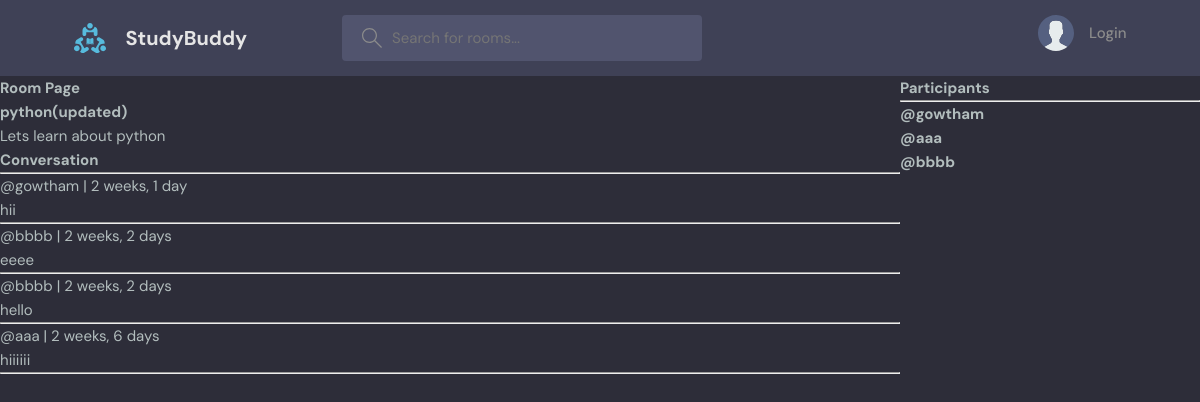
The page /room/1/ on the database its author committed.
### core/models.py (models this page shows, shortened)
class Room(models.Model):
    host = models.ForeignKey(User, on_delete=models.SET_NULL,null = True)
    topic = models.ForeignKey(Topics, on_delete=models.SET_NULL,null = True)
    name = models.CharField(max_length = 100)
    descriptions  = models.TextField(null=True,blank = True)
    updated = models.DateTimeField(auto_now= True)
    created = models.DateTimeField(auto_now_add=True)
    participants = models.ManyToManyField(User,related_name = 'participants',blank = True)
    class Meta:
        ordering = ['-updated','-created']

class Message(models.Model):
    user = models.ForeignKey(User, on_delete= models.CASCADE)
    room = models.ForeignKey(Room, on_delete= models.CASCADE)
    body = models.TextField()
    updated = models.DateTimeField(auto_now= True)
    created = models.DateTimeField(auto_now_add=True)
    class Meta:
        ordering = ['-created']

### core/views.py (the view, shortened to what this page needs)
# urls.py: path('room/<int:pk>/',room,name = 'room'),
def room (request,pk):
    room = Room.objects.get(id=pk)
    room_messages = room.message_set.all().order_by('-created')
    participants = room.participants.all()
    return render(request,'room.html',{'room':room,'room_messages':room_messages,'participants':participants})

### core/templates/room.html (shortened to what this page needs)
{% extends 'main.html' %} {% block content %}
<div class="room-container">
<div>
  <h1>Room Page</h1>
  <h2>{{room.name}}</h2>
  <p>{{room.descriptions}}</p>
  {% if room_messages%}
  <div>
    <h3>Conversation</h3>
    <hr>
    {% for messages in room_messages%}
    <small>@{{messages.user}} | {{messages.created|timesince}}</small>
    <p>{{messages.body}}</p>
    <hr />
    {% endfor%}
  </div>
  {%else %}
  <div><h3>No messages yet...</h3></div>
  {% endif %}
</div>
<div>
    <h3>Participants</h3>
    <hr>
    {% for user in participants%}
    <h4>@{{user}}</h4>
    {% endfor %}
</div>
</div>
{% endblock %}

### core/static/styles/style.css (style rules this page uses)
:root { --color-main: #71c6dd; --color-main-light: #e1f6fb; --color-dark: #3f4156; --color-dark-medium: #51546e; --color-dark-light: #696d97; --color-light: #e5e5e5; --color-gray: #8b8b8b; --color-light-gray: #b2bdbd; --color-bg: #2d2d39; --color-success: #5dd693; --color-error: #fc4b0b; }
* { font-family: "DM Sans", -apple-system, BlinkMacSystemFont, "Segoe UI", Roboto, Oxygen, Ubuntu, Cantarell, "Open Sans", "Helvetica Neue", sans-serif; margin: 0; padding: 0; box-sizing: border-box; text-rendering: optimizeLegibility; font-size: inherit; }
html { font-size: 56.25%; }
@media only screen and (min-width: 1200px) { html { font-size: 62.5%; } }
body { line-height: 1.6; font-weight: 400; font-size: 1.5rem; color: var(--color-light-gray); background-color: var(--color-bg); min-height: 100vh; }

### core/templates/room.html (style rules this page uses)
.room-container { display: grid; grid-template-columns: 3fr 1fr; }

### rows shown on the page
Room: name "python(updated)", descriptions "Lets learn about python"
Message: user "gowtham", created "2 weeks, 1 day", body "hii"
Message: user "bbbb", created "2 weeks, 2 days", body "eeee"
Message: user "bbbb", created "2 weeks, 2 days", body "hello"
Message: user "aaa", created "2 weeks, 6 days", body "hiiiiii"

### other values the page prints
{{ user }} "gowtham"
{{ user }} "aaa"
{{ user }} "bbbb"
